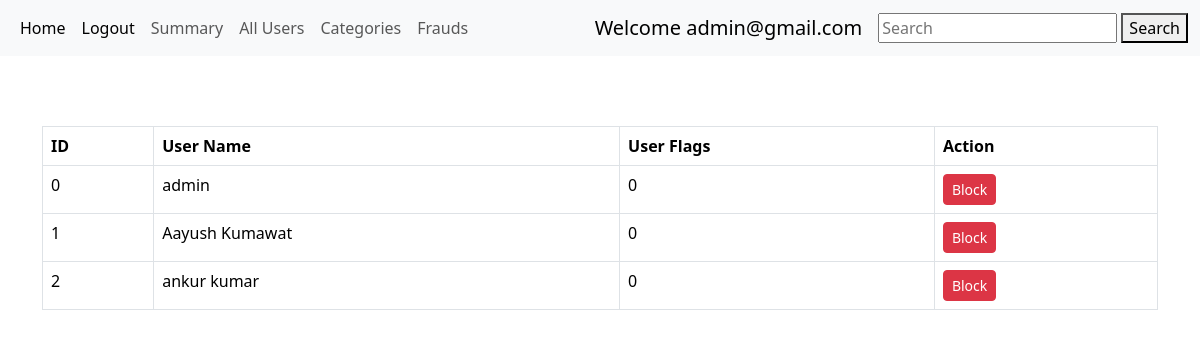
The app's page /admin/admin@gmail.com/show/all_customers, older data.
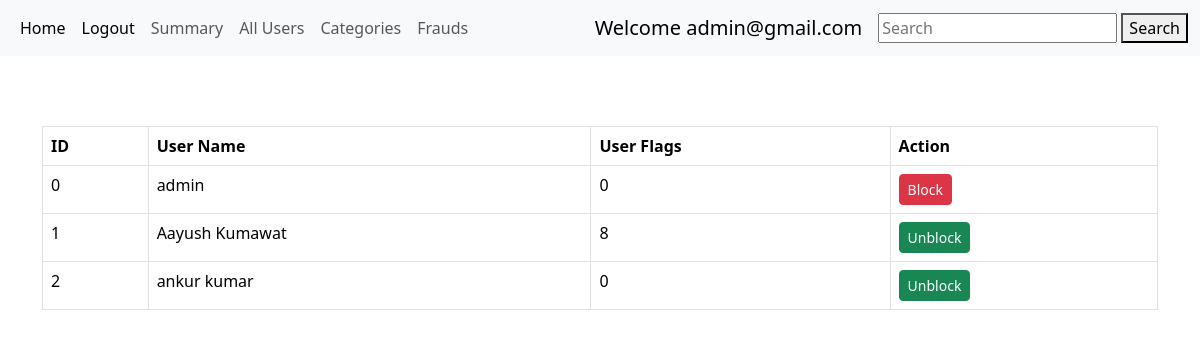
The same page, newer data.
### models.py (models this page shows)
class User(db.Model):
    id = db.Column(db.Integer, primary_key=True)
    email = db.Column(db.String(32), unique=True , nullable=False)
    password = db.Column(db.String(256), nullable=False)
    name = db.Column(db.String(64), nullable=False)
    address = db.Column(db.String(64), nullable=False)
    pincode = db.Column(db.Integer , nullable=False)
    role = db.Column(db.Boolean, nullable=False, default=1)
    flag = db.Column(db.Integer,nullable = True, default = 0)  #count the number of flag points
    status = db.Column(db.Integer , nullable=False, default = 1)  #to block status =2 , status =1 normal
    running = db.relationship("Running", backref = 'user',cascade = "all,delete",lazy = True)

### routes.py (the view)
@app.route('/admin/<user>/show/all_customers')
def show_all_customers(user):
    users = User.query.all() #list of all users available in db
    return render_template('all_users_nd_category.html',users = users,user = user)

### templates/all_users_nd_category.html (shortened to what this page needs)
{% extends 'layout.html' %}
{% block content %}
<div style="margin-top: 70px;">
  {% if users %}
<table class="table table-bordered">
  <thead>
    <tr>
      <th scope="col">ID</th>
      <th scope="col">User Name</th>
      <th scope="col">User Flags</th>
      <th scope="col">Action</th>
    </tr>
  </thead>
  <tbody>
{% for user1 in users %}
<tr>
  <td>{{ user1.id }}</td>
  <td>{{ user1.name }}</td>
  <td>{{ user1.flag }}</td>
  {% if user1.status == 1 %}
  <td></button><a href="/admin/{{user}}/show/all_customers/{{user1.id}}/Block" type="button" class="btn btn-danger btn-sm">Block</a></td>
  {% elif user1.status == 2 %}
  <td><a href="/admin/{{user}}/show/all_customers/{{user1.id}}/Unblock" type="button" class="btn btn-success btn-sm">Unblock</a>
  {% endif %}
</tr>
{% endfor %}
</tbody>
</table>
{% endif %}
</div>
{% endblock %}

Row changes from the older to the newer data that the page shows:
changed User "Aayush Kumawat": flag "0" → "8"; status "Block" → "Unblock"
changed User "ankur kumar": status "Block" → "Unblock"
